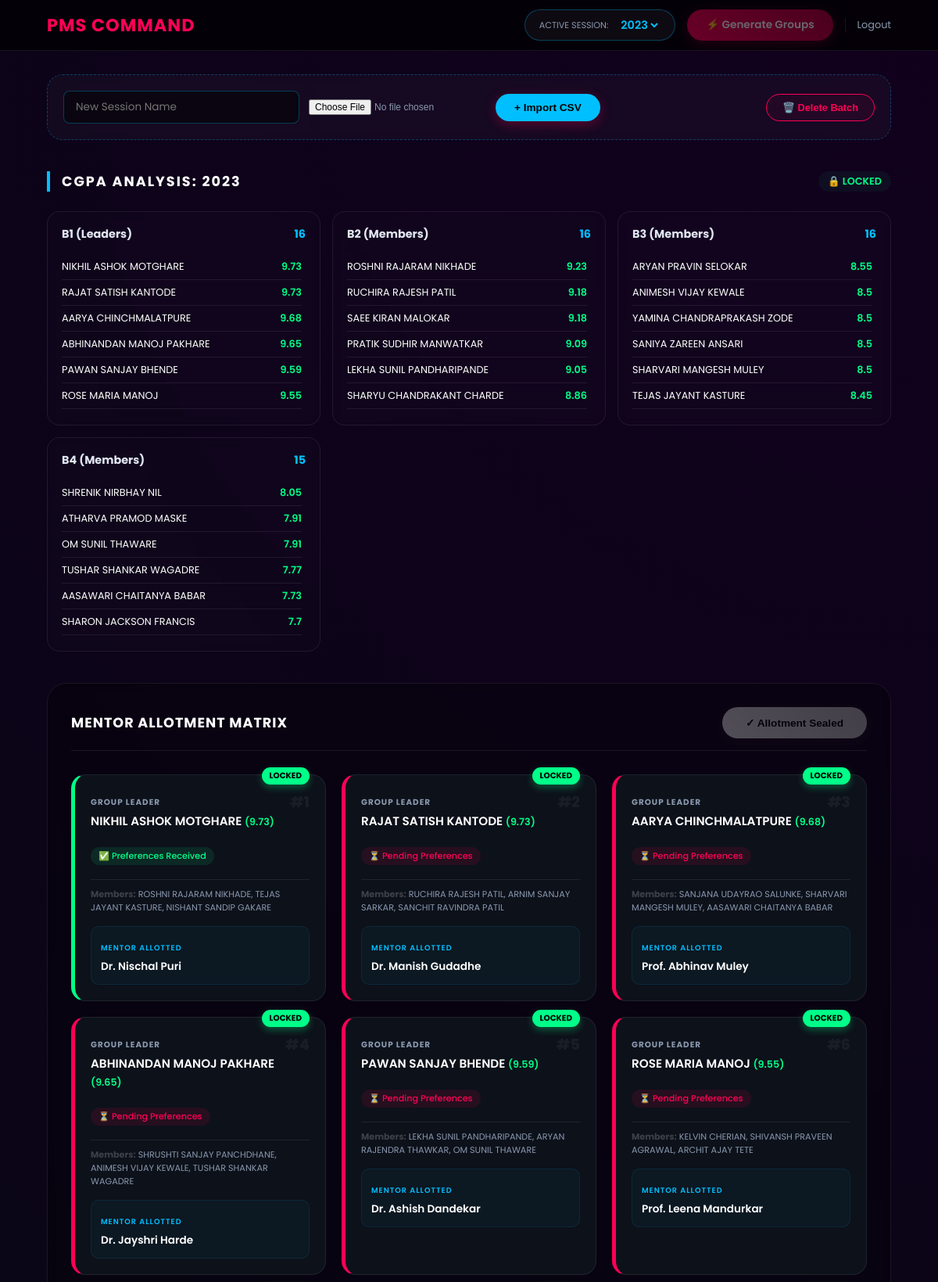
/admin_dashboard (signed in, upper part), run on the app's committed database.
### tables this page shows
CREATE TABLE "student_register" (
	"UID"	INTEGER NOT NULL,
	"SName"	TEXT NOT NULL,
	"CGPA"	REAL NOT NULL,
	"Password"	INTEGER NOT NULL, upload_session TEXT,
	PRIMARY KEY("UID")
);

### app.py (the view)
@app.route('/admin_dashboard')
def admin_dashboard():
    if session.get('role') != 'admin': return redirect(url_for('adm_login'))
    conn = get_db_connection()
    sessions = [s['upload_session'] for s in conn.execute("SELECT DISTINCT upload_session FROM student_register WHERE upload_session IS NOT NULL").fetchall()]
    sel_session = request.args.get('session')
    if not sel_session and sessions: sel_session = sessions[-1]
    if not sel_session:
        conn.close()
        return render_template("admin_dashboard.html", sessions=[], current_session=None, b1=[], b2=[], b3=[], b4=[], groups=[])
    students = [dict(s) for s in conn.execute("SELECT * FROM student_register WHERE upload_session = ? ORDER BY CGPA DESC", (sel_session,)).fetchall()]
    conn.close()
    b1, b2, b3, b4 = build_batches(students)
    all_data = load_json(GROUPS_FILE, {})
    session_data = all_data.get(sel_session, {"locked": False, "groups": []})
    uid_map = {str(s["UID"]): s for s in students}
    display_groups = []
    for g in session_data.get("groups", []):
        m_list = []
        members_dict = g.get("members", {})
        for role in ["B2", "B3", "B4"]:
            m_uid = str(members_dict.get(role))
            if m_uid and m_uid != "None" and m_uid in uid_map: m_list.append(uid_map[m_uid])
            else: m_list.append(None)
        display_groups.append({
            "id": g["id"], "leader": uid_map.get(str(g.get("leader_uid"))),
            "member_list": m_list, "mentor_id": str(g.get("mentor_id")) if g.get("mentor_id") else None,
            "preferences": g.get("preferences", {})
        })
    return render_template("admin_dashboard.html", b1=b1, b2=b2, b3=b3, b4=b4, groups=display_groups, sessions=sessions, current_session=sel_session, locked=session_data.get("locked", False), mentor_names=MENTOR_NAMES)

### app.py (called while the page is built)
def get_db_connection():
    conn = sqlite3.connect("PMS.db")
    conn.row_factory = sqlite3.Row
    return conn

def load_json(filename, default):
    if not os.path.exists(filename) or os.path.getsize(filename) == 0:
        return default
    try:
        with open(filename, "r", encoding="utf-8") as f:
            return json.load(f)
    except: return default

@app.context_processor
def inject_helpers():
    return dict(load_json=load_json)

def build_batches(students_list):
    total = len(students_list)
    if total == 0: return [], [], [], []
    base = total // 4
    rem = total % 4
    s1 = base + (1 if rem > 0 else 0)
    s2 = base + (1 if rem > 1 else 0)
    s3 = base + (1 if rem > 2 else 0)
    return students_list[:s1], students_list[s1:s1+s2], students_list[s1+s2:s1+s2+s3], students_list[s1+s2+s3:]

### templates/admin_dashboard.html (shortened to what this page needs)
<!DOCTYPE html>
<html lang="en">
<head>
</head>
<body>
    <nav class="admin-nav">
        <div class="nav-brand">PMS COMMAND</div>
        <div style="display: flex; gap: 15px; align-items: center;">
            <div class="session-picker-box">
                <label style="font-size: 0.7rem; color: var(--text-muted);">ACTIVE SESSION:</label>
                <select class="session-select" onchange="location.href='/admin_dashboard?session=' + this.value">
                    {% for s in sessions %}
                        <option value="{{ s }}" {% if s == current_session %}selected{% endif %}>{{ s }}</option>
                    {% endfor %}
                </select>
            </div>
            <a href="/admin/generate_groups_action?session={{ current_session }}"
               class="gen-btn"
               onclick="return confirm('Generate new groups for {{ current_session }}?')"
               {% if locked %}style="pointer-events: none; opacity: 0.4;"{% endif %}>
               ⚡ Generate Groups
            </a>
            <a href="/logout" style="color: var(--text-muted); text-decoration: none; font-size: 0.8rem; border-left: 1px solid var(--border-color); padding-left: 15px; transition: 0.3s;">Logout</a>
        </div>
    </nav>
    <div class="container">
        <div class="control-panel">
            <form action="/admin/upload_csv" method="POST" enctype="multipart/form-data" style="display: flex; gap: 12px; align-items: center;">
                <input type="text" name="session_name" placeholder="New Session Name" required class="input-field">
                <input type="file" name="file" accept=".csv" required style="font-size: 0.75rem; color: var(--text-muted);">
                <button type="submit" class="gen-btn" style="background: var(--tech-blue); color: #000;">+ Import CSV</button>
            </form>
            <form action="/admin/delete_batch" method="POST" onsubmit="return confirm('⚠️ DELETE ALL DATA for {{ current_session }}?')">
                <button type="submit" style="background: rgba(255, 0, 85, 0.05); border: 1px solid var(--admin-red); color: var(--admin-red); padding: 9px 20px; border-radius: 30px; cursor: pointer; font-weight: 600; font-size: 0.8rem; transition: all 0.3s ease;">
                    🗑️ Delete Batch
                </button>
            </form>
        </div>
        <div class="section-header">
            <h2 class="section-title">CGPA Analysis: {{ current_session }}</h2>
            {% if locked %}
                <span style="color: var(--success-green); font-weight: 600; font-size: 0.8rem; background: rgba(0,255,136,0.05); padding: 4px 12px; border-radius: 20px;">🔒 LOCKED</span>
            {% else %}
                <span style="color: var(--tech-blue); font-size: 0.8rem; background: rgba(0,191,255,0.05); padding: 4px 12px; border-radius: 20px;">🔓 DRAFT</span>
            {% endif %}
        </div>
        <div class="batch-grid">
            {% for batch_name, batch_data in [('B1 (Leaders)', b1), ('B2 (Members)', b2), ('B3 (Members)', b3), ('B4 (Members)', b4)] %}
            <div class="batch-card">
                <h3>{{ batch_name }} <span>{{ batch_data|length }}</span></h3>
                <div class="stu-list">
                    {% for s in batch_data %}
                    <div class="stu-row">
                        <span style="color: #fff;">{{ s.SName }}</span>
                        <span class="cgpa-tag">{{ s.CGPA }}</span>
                    </div>
                    {% endfor %}
                </div>
            </div>
            {% endfor %}
        </div>
        {% if groups %}
        <div class="group-matrix-wrapper">
            <div style="display: flex; justify-content: space-between; align-items: center; margin-bottom: 30px; border-bottom: 1px solid var(--border-color); padding-bottom: 15px;">
                <h2 class="section-title" style="letter-spacing: 1px;">Mentor Allotment Matrix</h2>
                <form action="/admin/allocate_and_lock?session={{ current_session }}" method="POST">
                    <button type="submit" class="gen-btn alloc-btn" {% if locked %}disabled{% endif %} style="padding: 12px 30px;">
                        {% if locked %}✓ Allotment Sealed{% else %}🔒 Allocate & Lock Mentors{% endif %}
                    </button>
                </form>
            </div>
            <div class="group-grid">
                {% for g in groups %}
                <div class="group-card {% if g.preferences and g.preferences|length > 0 %}status-received{% else %}status-pending{% endif %}">
                    {% if locked %}<span class="locked-badge">LOCKED</span>{% endif %}
                    <div class="card-header">
                        <div class="leader-info">
                            <span class="leader-title">Group Leader</span>
                            <strong class="leader-name">{{ g.leader.SName }} <small style="color: var(--success-green);">({{ g.leader.CGPA }})</small></strong>
                        </div>
                        <span class="group-id">#{{ g.id }}</span>
                    </div>
                    <div>
                        {% if g.preferences and g.preferences|length > 0 %}
                            <span class="status-badge rec-bad">✅ Preferences Received</span>
                        {% else %}
                            <span class="status-badge pen-bad">⏳ Pending Preferences</span>
                        {% endif %}
                    </div>
                    <div class="member-list-box">
                        <strong style="color: rgba(255,255,255,0.2);">Members:</strong>
                        {% for m in g.member_list %}
                            {{ m.SName }}{% if not loop.last %}, {% endif %}
                        {% endfor %}
                    </div>
                    <div class="mentor-info-box">
                        <span class="mentor-title">Mentor Allotted</span>
                        <div class="mentor-name">
                            {% if g.mentor_id %}
                                {{ mentor_names[g.mentor_id|string] }}
                            {% else %}
                                <span style="color: var(--text-muted); font-style: italic; font-weight: 400;">Not Allocated</span>
                            {% endif %}
                        </div>
                    </div>
                </div>
                {% endfor %}
            </div>
        </div>
        {% endif %}
    </div>
</body>
</html>

### data on the page
student_register: SName "NIKHIL ASHOK MOTGHARE", CGPA "9.73", leader.SName "NIKHIL ASHOK MOTGHARE", leader.CGPA "9.73"
student_register: SName "RAJAT SATISH KANTODE", CGPA "9.73", leader.SName "RAJAT SATISH KANTODE", leader.CGPA "9.73"
student_register: SName "AARYA CHINCHMALATPURE", CGPA "9.68", leader.SName "AARYA CHINCHMALATPURE", leader.CGPA "9.68"
student_register: SName "ABHINANDAN MANOJ PAKHARE", CGPA "9.65", leader.SName "ABHINANDAN MANOJ PAKHARE", leader.CGPA "9.65"
student_register: SName "PAWAN SANJAY BHENDE", CGPA "9.59", leader.SName "PAWAN SANJAY BHENDE", leader.CGPA "9.59"
student_register: SName "ROSE MARIA MANOJ", CGPA "9.55", leader.SName "ROSE MARIA MANOJ", leader.CGPA "9.55"
student_register: SName "ROSHNI RAJARAM NIKHADE", CGPA "9.23"
student_register: SName "RUCHIRA RAJESH PATIL", CGPA "9.18"
student_register: SName "SAEE KIRAN MALOKAR", CGPA "9.18"
student_register: SName "PRATIK SUDHIR MANWATKAR", CGPA "9.09"
student_register: SName "LEKHA SUNIL PANDHARIPANDE", CGPA "9.05"
student_register: SName "SHARYU CHANDRAKANT CHARDE", CGPA "8.86"
student_register: SName "ARYAN PRAVIN SELOKAR", CGPA "8.55"
student_register: SName "ANIMESH VIJAY KEWALE", CGPA "8.5"
student_register: SName "YAMINA CHANDRAPRAKASH ZODE", CGPA "8.5"
student_register: SName "SANIYA ZAREEN ANSARI", CGPA "8.5"
student_register: SName "SHARVARI MANGESH MULEY", CGPA "8.5"
student_register: SName "TEJAS JAYANT KASTURE", CGPA "8.45"
student_register: SName "SHRENIK NIRBHAY NIL", CGPA "8.05"
student_register: SName "ATHARVA PRAMOD MASKE", CGPA "7.91"
student_register: SName "OM SUNIL THAWARE", CGPA "7.91"
student_register: SName "TUSHAR SHANKAR WAGADRE", CGPA "7.77"
student_register: SName "AASAWARI CHAITANYA BABAR", CGPA "7.73"
student_register: SName "SHARON JACKSON FRANCIS", CGPA "7.7"
student_register: SName "NISHANT SANDIP GAKARE"
student_register: SName "ARNIM SANJAY SARKAR"
student_register: SName "SANCHIT RAVINDRA PATIL"
student_register: SName "SANJANA UDAYRAO SALUNKE"
student_register: SName "SHRUSHTI SANJAY PANCHDHANE"
student_register: SName "ARYAN RAJENDRA THAWKAR"
student_register: SName "KELVIN CHERIAN"
student_register: SName "SHIVANSH PRAVEEN AGRAWAL"
student_register: SName "ARCHIT AJAY TETE"

### other printed values
{{ current_session }} "2023"
{{ batch_name }} "B1 (Leaders)" "B2 (Members)" "B3 (Members)" "B4 (Members)"
{{ batch_data|length }} "16" "16" "16" "15"
{{ mentor_names[g.mentor_id|string] }} "Dr. Nischal Puri" "Dr. Manish Gudadhe" "Prof. Abhinav Muley" "Dr. Jayshri Harde" "Dr. Ashish Dandekar" "Prof. Leena Mandurkar"
form field value "2023"
